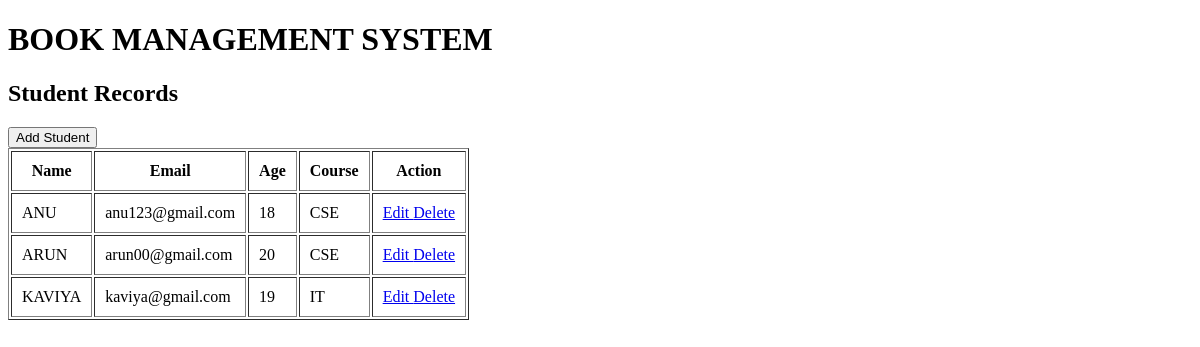
Before: / with the older database file.
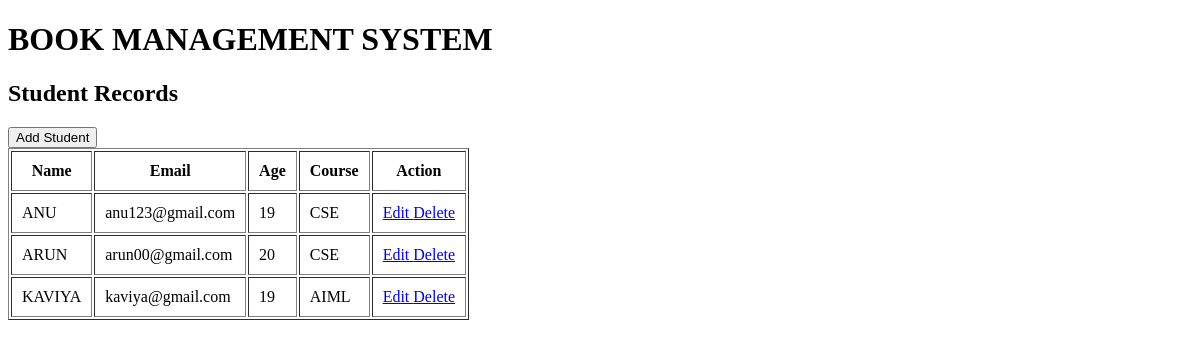
After: the same page with the newer database file.
### students/models.py (models this page shows, shortened)
class Student(models.Model):
    name = models.CharField(max_length=100)
    email = models.EmailField()
    age = models.IntegerField()
    course = models.CharField(max_length=100)

### students/views.py (the view)
# urls.py: path('', views.student_list,
def student_list(request):
    students = Student.objects.all()
    return render(request, 'students/student_list.html', {'students': students})

### students/Templates/students/student_list.Html (shortened to what this page needs)
<!DOCTYPE html>
<html>
<head>
</head>
<body>
    <h1>BOOK MANAGEMENT SYSTEM</h1>
    <h2>Student Records</h2>
    <a href="{% url 'student_create' %}">
        <button>Add Student</button>
    </a>
    <table border="1" cellpadding="10">
        <tr>
            <th>Name</th>
            <th>Email</th>
            <th>Age</th>
            <th>Course</th>
            <th>Action</th>
        </tr>
        {% for student in students %}
        <tr>
            <td>{{ student.name }}</td>
            <td>{{ student.email }}</td>
            <td>{{ student.age }}</td>
            <td>{{ student.course }}</td>
            <td>
                <a href="{% url 'student_update' student.id %}">
                    Edit
                </a>
                <a href="{% url 'student_delete' student.id %}">
                    Delete
                </a>
            </td>
        </tr>
        {% empty %}
        <tr>
            <td colspan="5">No student records available.</td>
        </tr>
        {% endfor %}
    </table>
</body>
</html>

Changed rows visible on the page:
changed Student "ANU": age "18" → "19"
changed Student "KAVIYA": course "IT" → "AIML"
